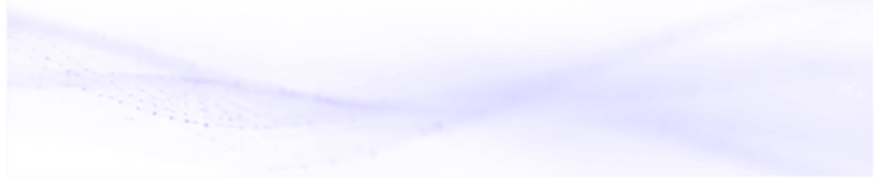
#> input picture assets-source/masters/03_section_overlay.png, 1760 x 368 px, given in place of _sheet.png, which was not available (shown at 1/2 size)
$ python slice_assets.py ../assets-source/masters/03_section_overlay.png ../assets-source/masters/04_ground_element.png
#> lines starting #> are read from the running program, lines starting #| are printed output that depends on the picture; pictures that were not available may be replaced by others from this repository, and a replacement may not be noted
#!/usr/bin/env python3
"""
CAI asset slicer.
Renders asset_sheet_vector_transparent.svg at 4x with transparency, cuts the 12 labelled
assets out of it (labels excluded), and writes:
  masters/  full-resolution transparent PNGs
  web/      optimised WebP versions for the site
  slice_manifest.json  every crop box, output size and file size

Usage:  python slice_assets.py path/to/asset_sheet_vector_transparent.svg out_dir
Needs:  pip install cairosvg pillow numpy scipy
All boxes are in SHEET units (the SVG is 1536 x 1024). Edit BOXES if a new sheet has a different layout.
"""
import sys, os, json
import numpy as np
from PIL import Image
from scipy import ndimage as ndi

SCALE = 4                      # master render scale
Image.MAX_IMAGE_PIXELS = None

# (x0, y0, x1, y1) in sheet units. Labels sit above each box and are excluded.
BOXES = {
    "01_main_background":   (20, 48, 530, 1012),
    "02_hero_background":   (553, 48, 1062, 352),
    "03_section_overlay":   (1080, 74, 1520, 166),
    "04_ground_element":    (1080, 240, 1520, 356),
    "05_cube_large":        (548, 408, 745, 598),
    "06_cube_medium":       (770, 455, 900, 575),
    "07_cubes_small_set":   (920, 462, 1170, 552),
    "08_particles_set":     (1180, 420, 1520, 590),
    "09_waves_set":         (550, 655, 1110, 810),
    "10_glows_set":         (1115, 655, 1525, 810),
    "11_gradients_set":     (550, 862, 1170, 990),
    "12_ornaments_set":     (1180, 870, 1530, 1005),
}
# Fixed-box (never auto-trimmed): very faint or panel-shaped assets
NO_TRIM = {"03_section_overlay", "11_gradients_set"}
# Extra pieces cut from the tall background so mobile/sections can use portrait crops
BG_PIECES = {
    "01a_background_top":    (20, 48, 530, 420),
    "01b_background_middle": (20, 380, 530, 720),
    "01c_background_bottom": (20, 640, 530, 1012),
}
GRADIENT_BOXES = {
    "11a_gradient_blue_dark":  (560, 873, 702, 979),
    "11b_gradient_blue_glow":  (713, 873, 855, 979),
    "11c_gradient_violet":     (866, 873, 1008, 979),
    "11d_gradient_blue_top":   (1020, 873, 1162, 979),
}
# sets that are also split into individual files (name -> (dilate_iterations, min_area_px_at_sheet_scale))
SPLIT = {
    "07_cubes_small_set": ("07_cube_small", 3, 40),
    "09_waves_set":       ("09_wave",       3, 200),
    "10_glows_set":       ("10_glow",       3, 30),
    "08_particles_set":   ("08_particles",  6, 150),
    "12_ornaments_set":   ("12_ornament",   4, 5),
}

def piece_name(base, w, h, counters):
    """Give split pieces meaningful names (sizes are in sheet units)."""
    if base == "08_particles":
        kind = "orb" if max(w, h) < 50 else "network"
        name = "08_" + kind
    elif base == "12_ornament":
        if h > 90 and w < 30: name = "12_rail"
        elif w >= 50 and h < 35: name = "12_bracket"
        else: name = "12_bokeh"
    else:
        name = base
    counters[name] = counters.get(name, 0) + 1
    return f"{name}_{counters[name]}"
WEB_MAX_W = {"01": 1800, "02": 2400, "03": 2400, "04": 2400}   # default 1200 for the rest

def trim(img, thr=6, pad=8):
    a = np.array(img.getchannel("A"))
    ys, xs = np.where(a > thr)
    if len(xs) == 0:
        return img
    x0, x1 = max(xs.min() - pad, 0), min(xs.max() + pad, img.width)
    y0, y1 = max(ys.min() - pad, 0), min(ys.max() + pad, img.height)
    return img.crop((x0, y0, x1, y1))

def components(img, iters, min_area):
    small = img.resize((img.width // SCALE, img.height // SCALE), Image.BILINEAR)
    m = np.array(small.getchannel("A")) > 18
    d = ndi.binary_dilation(m, structure=np.ones((3, 3), bool), iterations=iters)
    lab, n = ndi.label(d)
    out = []
    for i, sl in enumerate(ndi.find_objects(lab)):
        if int(m[sl].sum()) < min_area:
            continue
        out.append((sl[1].start, sl[0].start, sl[1].stop, sl[0].stop))
    return out

SMOOTH_SIGMA = 1.7            # px at master scale; hides the blotchy banding left by the SVG tracing
NO_SMOOTH_PREFIX = ("11", "12_rail", "12_bracket")   # gradients and crisp line ornaments stay untouched

def smooth(img, sigma=SMOOTH_SIGMA):
    arr = np.array(img).astype(np.float32) / 255.0
    a = arr[..., 3:4]
    pm = arr[..., :3] * a                       # premultiply so glows don't get dark halos
    pm = ndi.gaussian_filter(pm, sigma=(sigma, sigma, 0))
    a2 = ndi.gaussian_filter(a, sigma=(sigma, sigma, 0))
    rgb = np.where(a2 > 1e-4, pm / np.maximum(a2, 1e-4), 0)
    rng = np.random.default_rng(7)
    rgb = rgb + rng.normal(0, 0.006, rgb.shape) * (a2 > 0.02)   # faint dither against visible bands
    out = np.concatenate([np.clip(rgb, 0, 1), a2], axis=-1)
    return Image.fromarray((out * 255 + 0.5).astype("uint8"), "RGBA")

FEATHER = {"01a_background_top": ("bottom",), "01b_background_middle": ("top", "bottom"),
           "01c_background_bottom": ("top",)}

def feather(img, sides, frac=0.14):
    a = np.array(img.getchannel("A")).astype(float)
    h, w = a.shape
    n = int(h * frac)
    ramp = np.linspace(0, 1, n)
    if "top" in sides:
        a[:n] *= ramp[:, None]
    if "bottom" in sides:
        a[-n:] *= ramp[::-1][:, None]
    out = img.copy()
    out.putalpha(Image.fromarray(a.astype("uint8")))
    return out

def save(img, name, manifest, kind):
    os.makedirs(f"{OUT}/masters", exist_ok=True)
    os.makedirs(f"{OUT}/web", exist_ok=True)
    mp = f"{OUT}/masters/{name}.png"
    img.save(mp, optimize=True)
    key = name[:2]
    maxw = WEB_MAX_W.get(key, 1200)
    img_web = img if name.startswith(NO_SMOOTH_PREFIX) else smooth(img)
    if name in FEATHER:
        img_web = feather(img_web, FEATHER[name])
    w = img_web if img_web.width <= maxw else img_web.resize((maxw, round(img_web.height * maxw / img_web.width)), Image.LANCZOS)
    wp = f"{OUT}/web/{name}.webp"
    w.save(wp, "WEBP", quality=86, method=6, alpha_quality=92)
    manifest[name] = {"kind": kind, "master_px": [img.width, img.height], "web_px": [w.width, w.height],
                      "master_kb": round(os.path.getsize(mp) / 1024), "web_kb": round(os.path.getsize(wp) / 1024)}

if __name__ == "__main__":
    svg, OUT = sys.argv[1], sys.argv[2]
    import cairosvg
    os.makedirs(OUT, exist_ok=True)
    tmp = os.path.join(OUT, "_sheet.png")
    cairosvg.svg2png(url=svg, write_to=tmp, output_width=1536 * SCALE)
#> (this line was passed over: cairosvg is not available in this run)
    sheet = Image.open(tmp).convert("RGBA")
#> sheet is the input picture: PIL image 1760x368 RGBA; mean R, G, B, A 102.7, 94.1, 236.5, 19.6
    manifest = {}
    boxes_used = {}
    def cut(box): return sheet.crop(tuple(v * SCALE for v in box))
    for name, box in BOXES.items():
        im = cut(box)
        if name not in NO_TRIM:
            im = trim(im)
        save(im, name, manifest, "asset")
        boxes_used[name] = box
        if name in SPLIT:
            base, iters, min_area = SPLIT[name]
            raw = cut(box)
            parts = components(raw, iters, min_area)
            parts.sort(key=lambda b: (round(b[1] / 40), b[0]))
            counters = {}
            for b in parts:
                pad = 6
                bb = (max(b[0] - pad, 0) * SCALE, max(b[1] - pad, 0) * SCALE,
                      min(b[2] + pad, raw.width // SCALE) * SCALE, min(b[3] + pad, raw.height // SCALE) * SCALE)
                piece = trim(raw.crop(bb), pad=6)
                save(piece, piece_name(base, b[2] - b[0], b[3] - b[1], counters), manifest, "split")
#> this loop made 12 passes
#> pass 1, `im = cut(box)`:
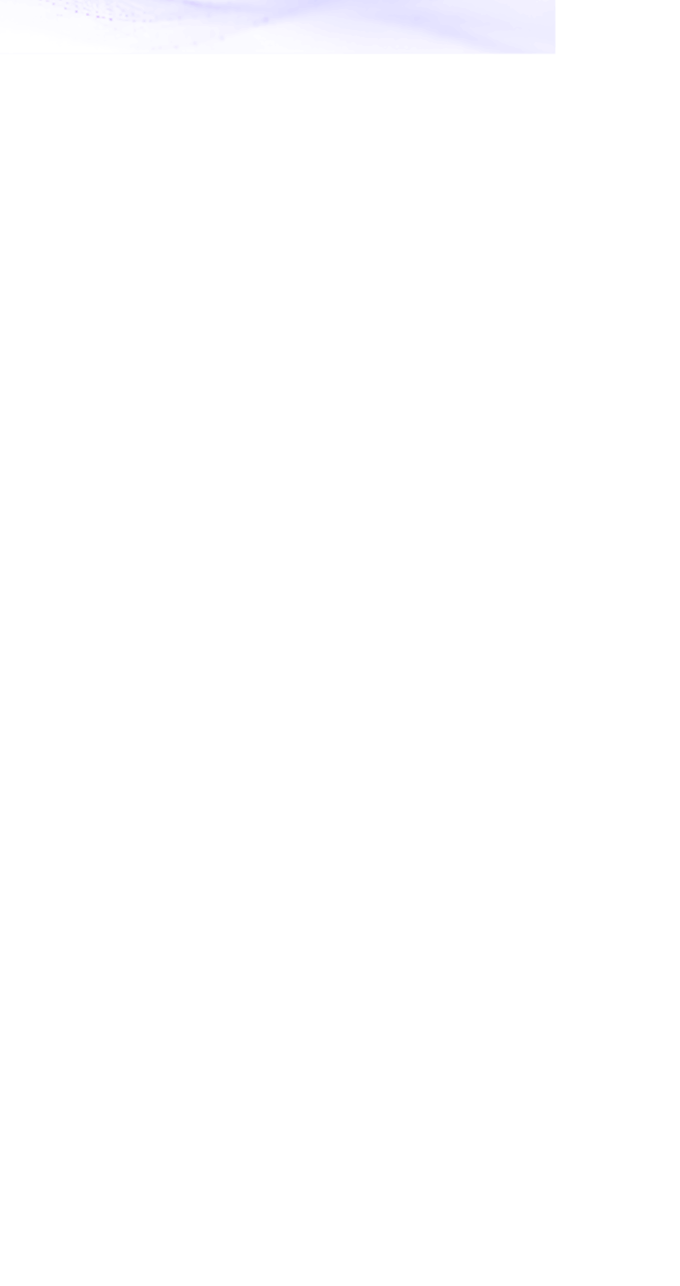
#> im: PIL image 2040x3856 RGBA (shown at 1/3 size); mean R, G, B, A 3.9, 3.6, 8.5, 0.9; transparent parts drawn white
#> pass 1, in trim, `a = np.array(img.getchannel("A"))`:
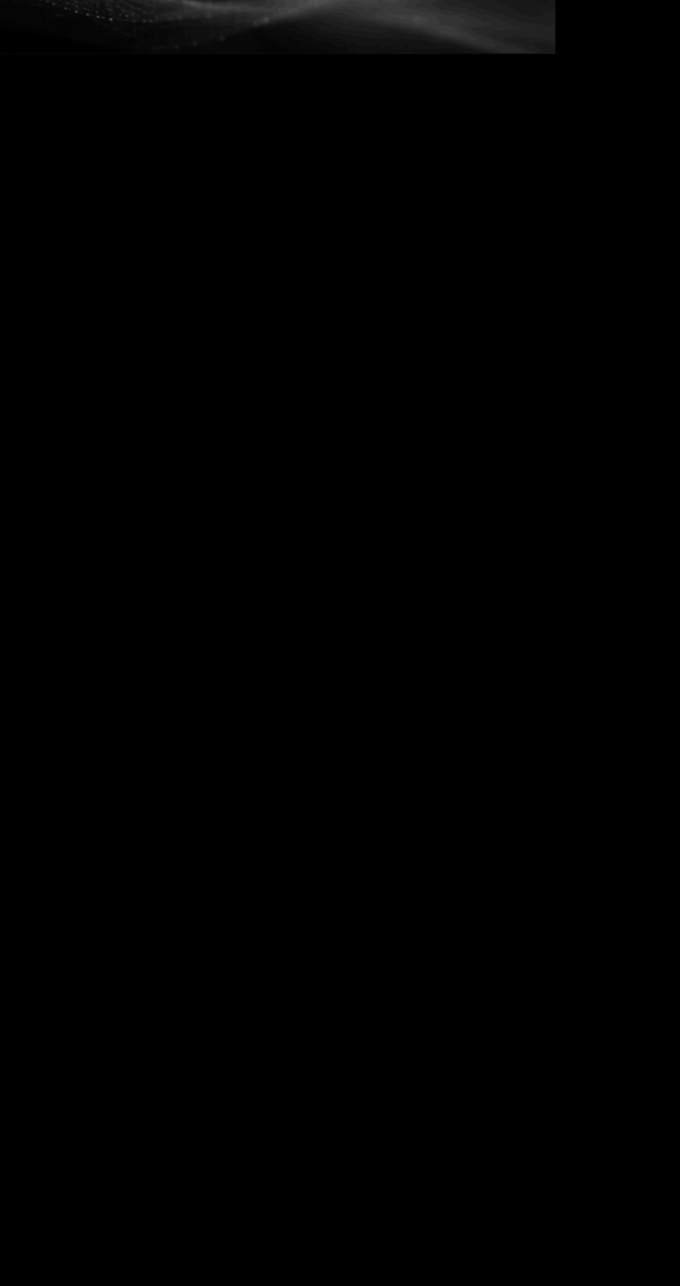
#> a: shape (3856, 2040) (shown at 1/3 size); min 0, max 93, mean 0.9
#> pass 1, `im = trim(im)`:
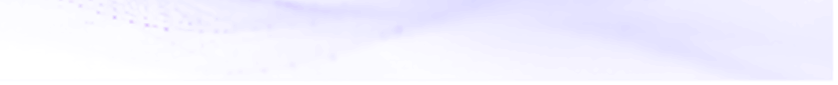
#> im: PIL image 1675x169 RGBA (shown at 1/2 size); mean R, G, B, A 108.4, 99.7, 235.8, 23.8; transparent parts drawn white
#> after the loop: im: PIL image 1400x540 RGBA; every value is 0
#> after the loop, boxes_used = 12 items
    for name, box in {**BG_PIECES, **GRADIENT_BOXES}.items():
        save(cut(box), name, manifest, "piece")
        boxes_used[name] = box
#> this loop made 7 passes
#> pass 1, in save (call 13), `img.save(mp, optimize=True)`:
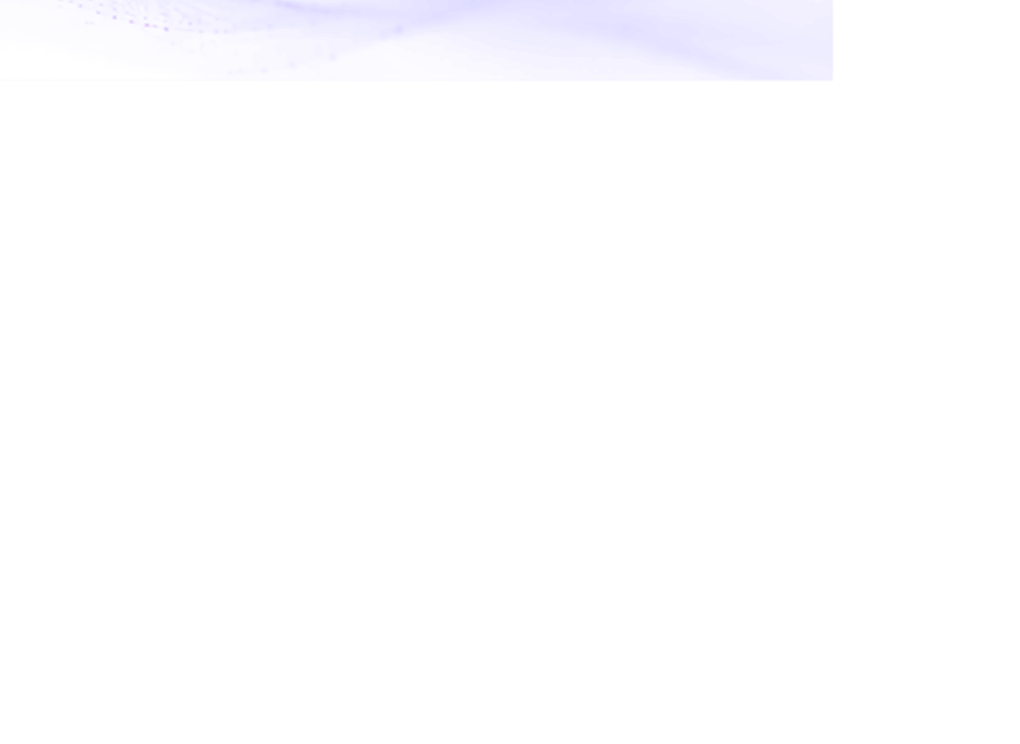
#> saved as 01a_background_top.png: PIL image 2040x1488 RGBA (shown at 1/2 size); mean R, G, B, A 10.1, 9.3, 22, 2.2; transparent parts drawn white
#> pass 1, in smooth (call 12), `a = arr[..., 3:4]`:
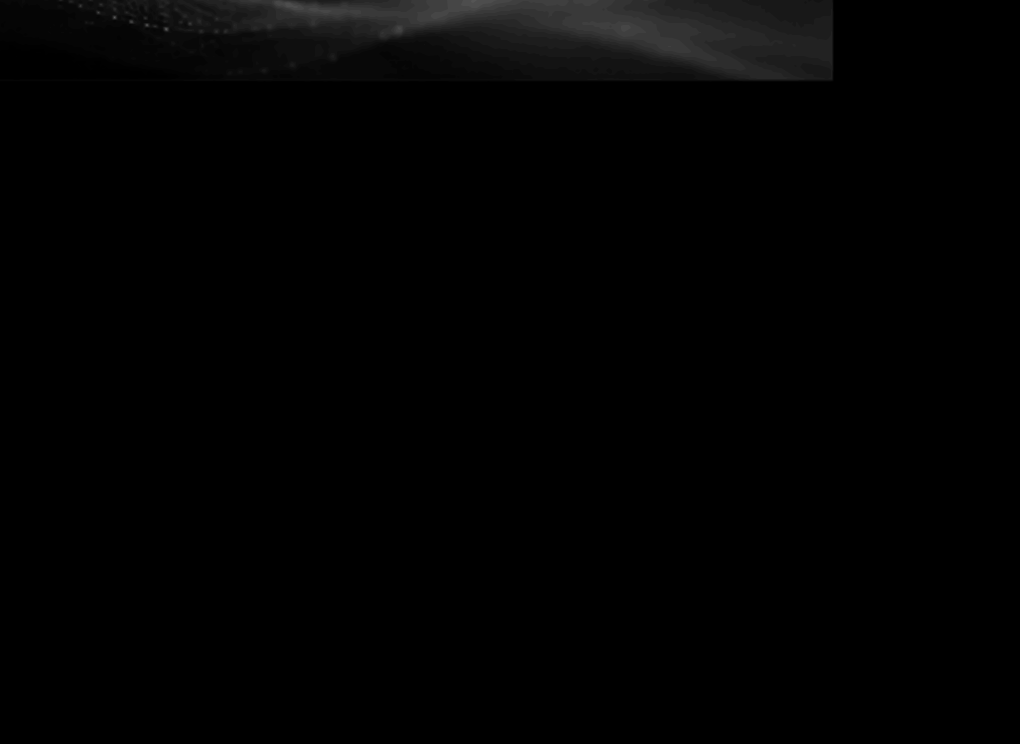
#> a: shape (1488, 2040, 1) float32 (shown at 1/2 size); min 0, max 0.365, mean 0.0087
#> pass 1, in smooth (call 12), `pm = arr[..., :3] * a                       # premultiply so glows don..`:
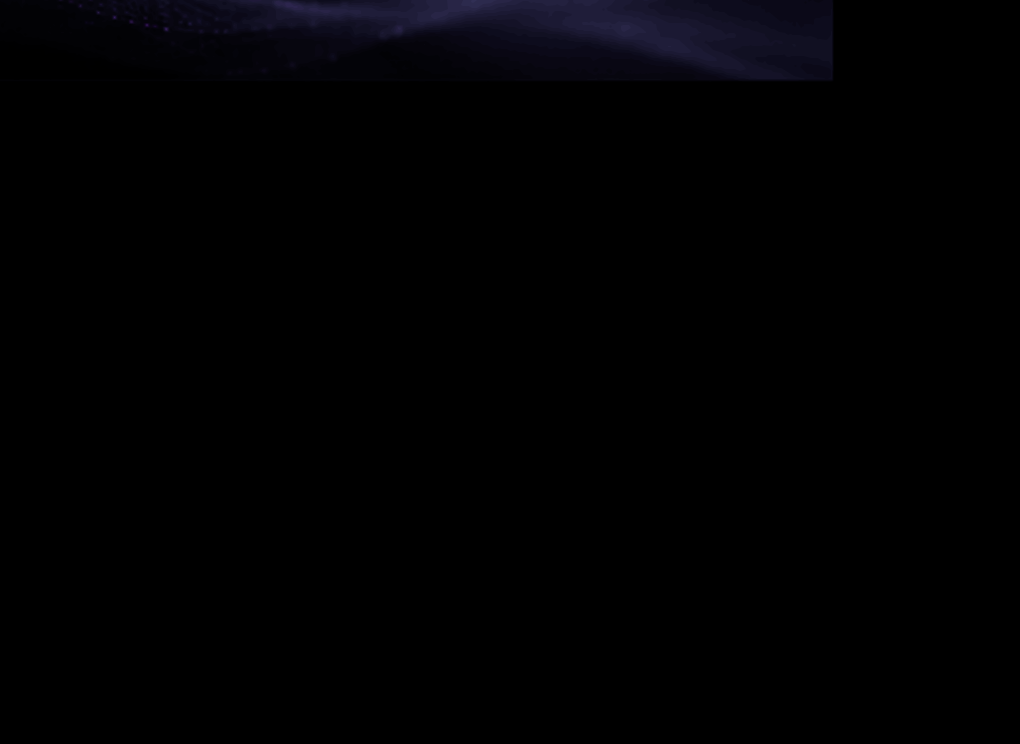
#> pm: shape (1488, 2040, 3) float32 (shown at 1/2 size); mean R, G, B 0.0044, 0.00404, 0.00869
#> after the loop, boxes_used = 19 items
    json.dump({"scale": SCALE, "sheet_units": [1536, 1024], "boxes": boxes_used, "files": manifest},
              open(f"{OUT}/slice_manifest.json", "w"), indent=2)
    os.remove(tmp)
    print("done", len(manifest), "files")

$ run again, on assets-source/masters/07_cube_small_2.png
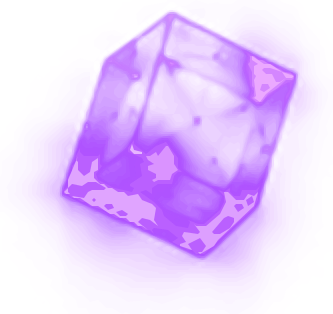
#> input picture assets-source/masters/07_cube_small_2.png, 333 x 314 px, given in place of _sheet.png, which was not available
#> sheet is the input picture: PIL image 333x314 RGBA; mean R, G, B, A 146, 17.4, 225.1, 61.3
#> the loop `for name, box in BOXES.items():` made 12 passes
#> pass 1, `im = trim(im)`:
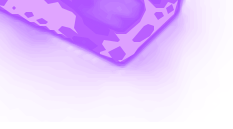
#> im: PIL image 233x129 RGBA; mean R, G, B, A 151.3, 24.4, 236, 73; transparent parts drawn white
#> after the loop `for name, box in BOXES.items():`: boxes_used = 12 items
#> the loop `for name, box in {**BG_PIECES, **GRADIENT_BOXES}.items():` made 7 passes
#> pass 1, in smooth (call 12), `a = arr[..., 3:4]`:
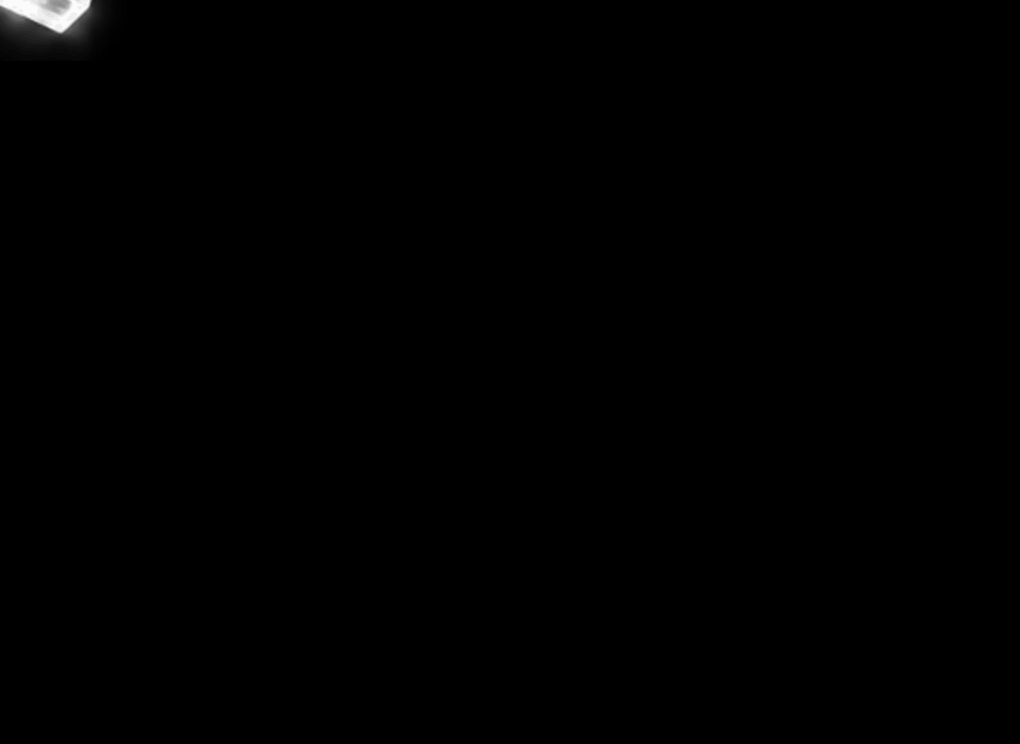
#> a: shape (1488, 2040, 1) float32 (shown at 1/2 size); min 0, max 0.984, mean 0.00284
#> after the loop `for name, box in {**BG_PIECES, **GRADIENT_BOXES}.items():`: boxes_used = 19 items
